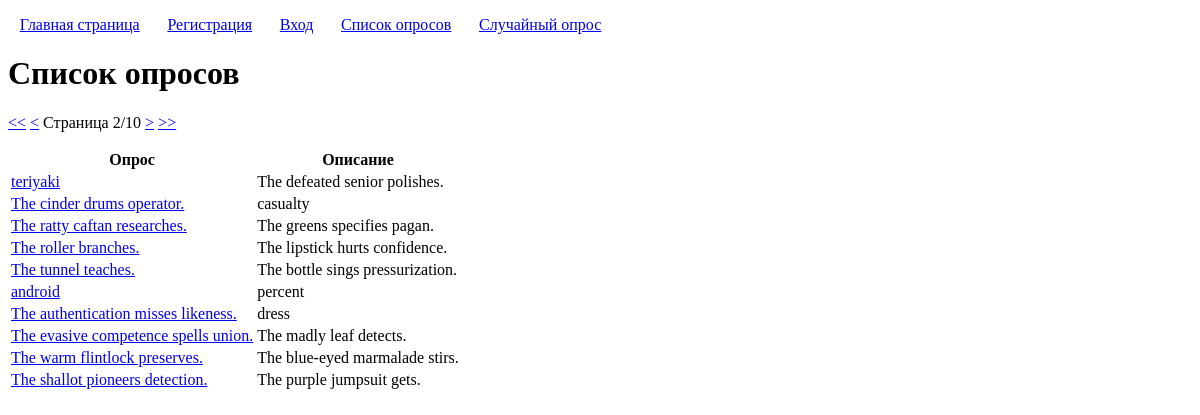
Page /polls/list/?page_number=2 on the committed database.
### enterpoll/models.py (models this page shows, shortened)
class Poll(models.Model):
	title = models.CharField('Заголовок', max_length=100, validators=[custom_validators.forbidden_words])
	description = models.CharField('Описание', max_length=100, blank=True, null=True, validators=[custom_validators.forbidden_words])
	user = models.ForeignKey(User, on_delete=models.CASCADE, verbose_name='Автор')
	created = models.DateTimeField('Время создания', auto_now_add=True)
	class Meta:
		constraints = [models.UniqueConstraint(fields=('title', 'user'), name="unique_poll" )]

### enterpoll/views.py (the view)
# urls.py: path("list/", views.PollsListView.as_view(), name="poll_list"),
class PollsListView(ListView):
	model = Poll
	ordering = '-created'
	paginate_by = 10
	page_kwarg = 'page_number'
	context_object_name = 'polls'
	template_name = 'enterpoll/polls_list.html'
	def get_context_data(self, **kwargs):
		context = super().get_context_data(**kwargs)
		context['page_kwarg'] = self.page_kwarg
		return context

### enterpoll/templatetags/pagination.py (called while the page is built)
@register.inclusion_tag('pagination.html')
def pagination(page_kwarg, page_obj):
	return {'page_kwarg': page_kwarg, 'page_obj': page_obj}

### enterpoll/templates/enterpoll/polls_list.html (shortened to what this page needs)
{% extends "enterpoll/base.html" %}
{% load pagination %}
{% block h1 %}Список опросов{% endblock h1 %}
{% block content %}
	{% if polls %}
		{% pagination page_kwarg page_obj %}
		<table>
			<thead>
				<tr>
					<th>Опрос</th>
					<th>Описание</th>
				</tr>
			</thead>
			<tbody>
				{% for poll in page_obj %}
					<tr>
						<td>
							<a href="{% url 'poll_page' poll.pk %}">{{ poll.title }}</a>
						</td>
						<td>
							{{ poll.description }}
						</td>
					</tr>
				{% endfor %}
			</tbody>
		</table>
	{% else %}
		<p>Опросы отсутствуют.</p>
	{% endif %}
{% endblock content %}

### rows in the picture
Poll: title "teriyaki", description "The defeated senior polishes."
Poll: title "The cinder drums operator.", description "casualty"
Poll: title "The ratty caftan researches.", description "The greens specifies pagan."
Poll: title "The roller branches.", description "The lipstick hurts confidence."
Poll: title "The tunnel teaches.", description "The bottle sings pressurization."
Poll: title "android", description "percent"
Poll: title "The authentication misses likeness.", description "dress"
Poll: title "The evasive competence spells union.", description "The madly leaf detects."
Poll: title "The warm flintlock preserves.", description "The blue-eyed marmalade stirs."
Poll: title "The shallot pioneers detection.", description "The purple jumpsuit gets."

### other values in the picture
{{ page_obj.number }} "2"
{{ page_obj.paginator.num_pages }} "10"
